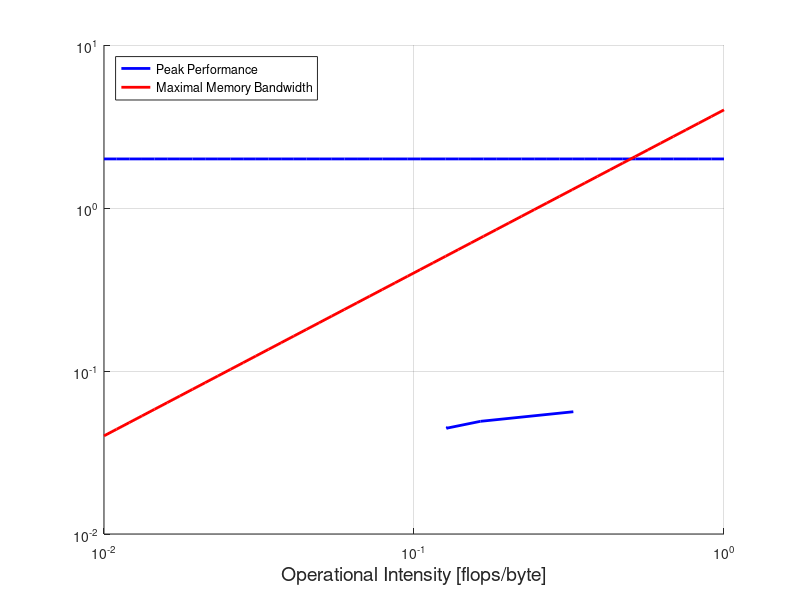

MATLAB code for this plot: (Note: this script raises an error after producing the figure.)
%% All measurements are for B003 (Baseline)
roofline_points = [];

%% Performance Analysis 100k full
num_cycles = 377602017046; % CPU_CLK_UNHALTED.REF_TSC
num_messages = 537756;
% number of flops = FP_COMP_OPS_EXE.SSE_SCALAR_DOUBLE +
%                   FP_COMP_OPS_EXE.SSE_SCALAR_SINGLE + 
%                   FP_COMP_OPS_EXE.X87
num_flops = 14364021546 + 0 + 2664003996;
runtime = 114.685; % seconds
bandwidth_sec = 1.156; % GB/s

bandwidth_cycle = (runtime*bandwidth_sec*1000000000)/num_cycles;
flops_cycle = num_flops/num_cycles;
intensity = flops_cycle/bandwidth_cycle;
roofline_points = [roofline_points; intensity, flops_cycle];

%% Performance Analysis [dataset user 405] 734 movies, user 405
num_cycles = 234140351210; % CPU_CLK_UNHALTED.REF_TSC
num_messages = 330576;
% number of flops = FP_COMP_OPS_EXE.SSE_SCALAR_DOUBLE +
%                   FP_COMP_OPS_EXE.SSE_SCALAR_SINGLE + 
%                   FP_COMP_OPS_EXE.X87
num_flops = 8928013392 + 0 + 1500002250;
runtime = 71.113; % seconds
bandwidth_sec = 1.153; % GB/s

bandwidth_cycle = (runtime*bandwidth_sec*1000000000)/num_cycles;
flops_cycle = num_flops/num_cycles;
intensity = flops_cycle/bandwidth_cycle;
roofline_points = [roofline_points; intensity, flops_cycle];

%% Performance Analysis [dataset 512] 272 movies, user 1-10
num_cycles = 1553744330613; % CPU_CLK_UNHALTED.REF_TSC
num_messages = 2000409;
% number of flops = FP_COMP_OPS_EXE.SSE_SCALAR_DOUBLE +
%                   FP_COMP_OPS_EXE.SSE_SCALAR_SINGLE + 
%                   FP_COMP_OPS_EXE.X87
num_flops = 66078099117 + 0 + 10242015363;
runtime = 471.622; % seconds
bandwidth_sec = 0.988; % GB/s

bandwidth_cycle = (runtime*bandwidth_sec*1000000000)/num_cycles;
flops_cycle = num_flops/num_cycles;
intensity = flops_cycle/bandwidth_cycle;
roofline_points = [roofline_points; intensity, flops_cycle];

%% Performance Analysis 32 movies, user 1-10
num_cycles = 72650108975; % CPU_CLK_UNHALTED.REF_TSC
num_messages = 163805;
% number of flops = FP_COMP_OPS_EXE.SSE_SCALAR_DOUBLE +
%                   FP_COMP_OPS_EXE.SSE_SCALAR_SINGLE + 
%                   FP_COMP_OPS_EXE.X87
num_flops = 3708005562 + 0 + 378000567;
runtime = 22.065; % seconds
bandwidth_sec = 0.567; % GB/s

bandwidth_cycle = (runtime*bandwidth_sec*1000000000)/num_cycles;
flops_cycle = num_flops/num_cycles;
intensity = flops_cycle/bandwidth_cycle;
roofline_points = [roofline_points; intensity, flops_cycle];

%% Roofline Plot Baseline
figure;
hold on; grid on
fontsize = 14;
x = logspace(-2,0);

maxBytesCycle = 4;
% flops / cycle
peakPerf = 2;
oneOpCycle = 1;

% Scalar peak performance
ys = ones(length(x),1).*peakPerf;
perfBound = loglog(x,ys,'-b','LineWidth',2);

% memory bandwidth
yb = x.*maxBytesCycle;
memBound = loglog(x,yb,'r','LineWidth',2);

% measurements
loglog(roofline_points(:,1), roofline_points(:,2), '-b', 'LineWidth',2);



legend('Peak Performance','Maximal Memory Bandwidth','Location','northwest');
xlabel('Operational Intensity [flops/byte]', 'fontsize', fontsize)
y=ylabel({'Performance [flops/cycle]'}, 'fontsize', fontsize,'rot', 0);
set(y, 'position', [0.0225,10,0]);
set(gca,'XScale','log')
set(gca,'YScale','log')
t=title('Roofline Plot Baseline','fontsize', fontsize);
titlepos = get(t,'position') + [0, 3, 0];
set(t, 'position', titlepos);
set(gca,'fontsize', fontsize);
print(gcf, '-r150', 'roofline_baseline.png', '-dpng');

%% Measurements for B040
% compiled with gcc 4.5.2, -O3, cygwin64
roofline_points = [];
%% Performance Analysis 100k full, single precision
num_cycles = 3356005034; % CPU_CLK_UNHALTED.REF_TSC
num_messages = 54912;
% number of flops = FP_COMP_OPS_EXE.SSE_SCALAR_DOUBLE +
%                   FP_COMP_OPS_EXE.SSE_SCALAR_SINGLE + 
%                   FP_COMP_OPS_EXE.X87
num_flops = 72000108 + 12000018 + 18000027;
runtime = 1.019; % seconds
bandwidth_sec = 1.229; % GB/s

bandwidth_cycle = (runtime*bandwidth_sec*1000000000)/num_cycles;
flops_cycle = num_flops/num_cycles;
intensity = flops_cycle/bandwidth_cycle;
roofline_points = [roofline_points; intensity, flops_cycle];
%% Performance Analysis 100k full, double precision
num_cycles = 31454047181; % CPU_CLK_UNHALTED.REF_TSC
num_messages = 448130;
% number of flops = FP_COMP_OPS_EXE.SSE_SCALAR_DOUBLE +
%                   FP_COMP_OPS_EXE.SSE_SCALAR_SINGLE + 
%                   FP_COMP_OPS_EXE.X87
num_flops = 816001224 + 0 + 384000576;
runtime = 9.553; % seconds
bandwidth_sec = 2.176; % GB/s

bandwidth_cycle = (runtime*bandwidth_sec*1000000000)/num_cycles;
flops_cycle = num_flops/num_cycles;
intensity = flops_cycle/bandwidth_cycle;
roofline_points = [roofline_points; intensity, flops_cycle];
%% Performance Analysis [dataset user 405] 734 movies, user 405, single precision
num_cycles = 2538003807; % CPU_CLK_UNHALTED.REF_TSC
num_messages = 54330;
% number of flops = FP_COMP_OPS_EXE.SSE_SCALAR_DOUBLE +
%                   FP_COMP_OPS_EXE.SSE_SCALAR_SINGLE + 
%                   FP_COMP_OPS_EXE.X87
num_flops = 78000117 + 6000009 + 18000027;
runtime = 0.771; % seconds
bandwidth_sec = 1.568; % GB/s

bandwidth_cycle = (runtime*bandwidth_sec*1000000000)/num_cycles;
flops_cycle = num_flops/num_cycles;
intensity = flops_cycle/bandwidth_cycle;
roofline_points = [roofline_points; intensity, flops_cycle];
%% Performance Analysis [dataset user 405] 734 movies, user 405, double precision
num_cycles = 16308024462; % CPU_CLK_UNHALTED.REF_TSC
num_messages = 275480;
% number of flops = FP_COMP_OPS_EXE.SSE_SCALAR_DOUBLE +
%                   FP_COMP_OPS_EXE.SSE_SCALAR_SINGLE + 
%                   FP_COMP_OPS_EXE.X87
num_flops = 438000657 + 0 + 222000333;
runtime = 4.953; % seconds
bandwidth_sec = 2.238; % GB/s

bandwidth_cycle = (runtime*bandwidth_sec*1000000000)/num_cycles;
flops_cycle = num_flops/num_cycles;
intensity = flops_cycle/bandwidth_cycle;
roofline_points = [roofline_points; intensity, flops_cycle];
%% Performance Analysis [dataset 512] 272 movies, user 1-10, single precision
num_cycles = 9630014445; % CPU_CLK_UNHALTED.REF_TSC
num_messages = 105670;
% number of flops = FP_COMP_OPS_EXE.SSE_SCALAR_DOUBLE +
%                   FP_COMP_OPS_EXE.SSE_SCALAR_SINGLE + 
%                   FP_COMP_OPS_EXE.X87
num_flops = 204000306 + 30000045 + 102000153;
runtime = 2.925; % seconds
bandwidth_sec = 1.699; % GB/s

bandwidth_cycle = (runtime*bandwidth_sec*1000000000)/num_cycles;
flops_cycle = num_flops/num_cycles;
intensity = flops_cycle/bandwidth_cycle;
roofline_points = [roofline_points; intensity, flops_cycle];
%% Performance Analysis [dataset 512] 272 movies, user 1-10, double precision
num_cycles = 93388140082; % CPU_CLK_UNHALTED.REF_TSC
num_messages = 2083777;
% number of flops = FP_COMP_OPS_EXE.SSE_SCALAR_DOUBLE +
%                   FP_COMP_OPS_EXE.SSE_SCALAR_SINGLE + 
%                   FP_COMP_OPS_EXE.X87
num_flops = 2814004221 + 0 + 1356002034;
runtime = 30.253; % seconds
bandwidth_sec = 2.237; % GB/s

bandwidth_cycle = (runtime*bandwidth_sec*1000000000)/num_cycles;
flops_cycle = num_flops/num_cycles;
intensity = flops_cycle/bandwidth_cycle;
roofline_points = [roofline_points; intensity, flops_cycle];
%% Roofline Plot Baseline & B040
% Peak division perf
ys = ones(length(x),1).*(1/22);
divBound = loglog(x,ys,'--b','LineWidth',2);
title('Roofline Plot Build 40','fontsize', fontsize);
legend([perfBound, divBound, memBound],{'Peak Performance', 'Peak Division Performance', 'Maximal Memory Bandwidth'},'Location','northwest');
% measurements
loglog(roofline_points(:,1), roofline_points(:,2), '-r', 'LineWidth',2);
text(0.2, 0.025,{'Baseline'},'VerticalAlignment','middle','HorizontalAlignment','center', 'fontsize', fontsize);
text(0.075, 0.025,{'Build 40'},'VerticalAlignment','middle','HorizontalAlignment','center', 'fontsize', fontsize);
print(gcf, '-r150', 'roofline_mixed.png', '-dpng');
